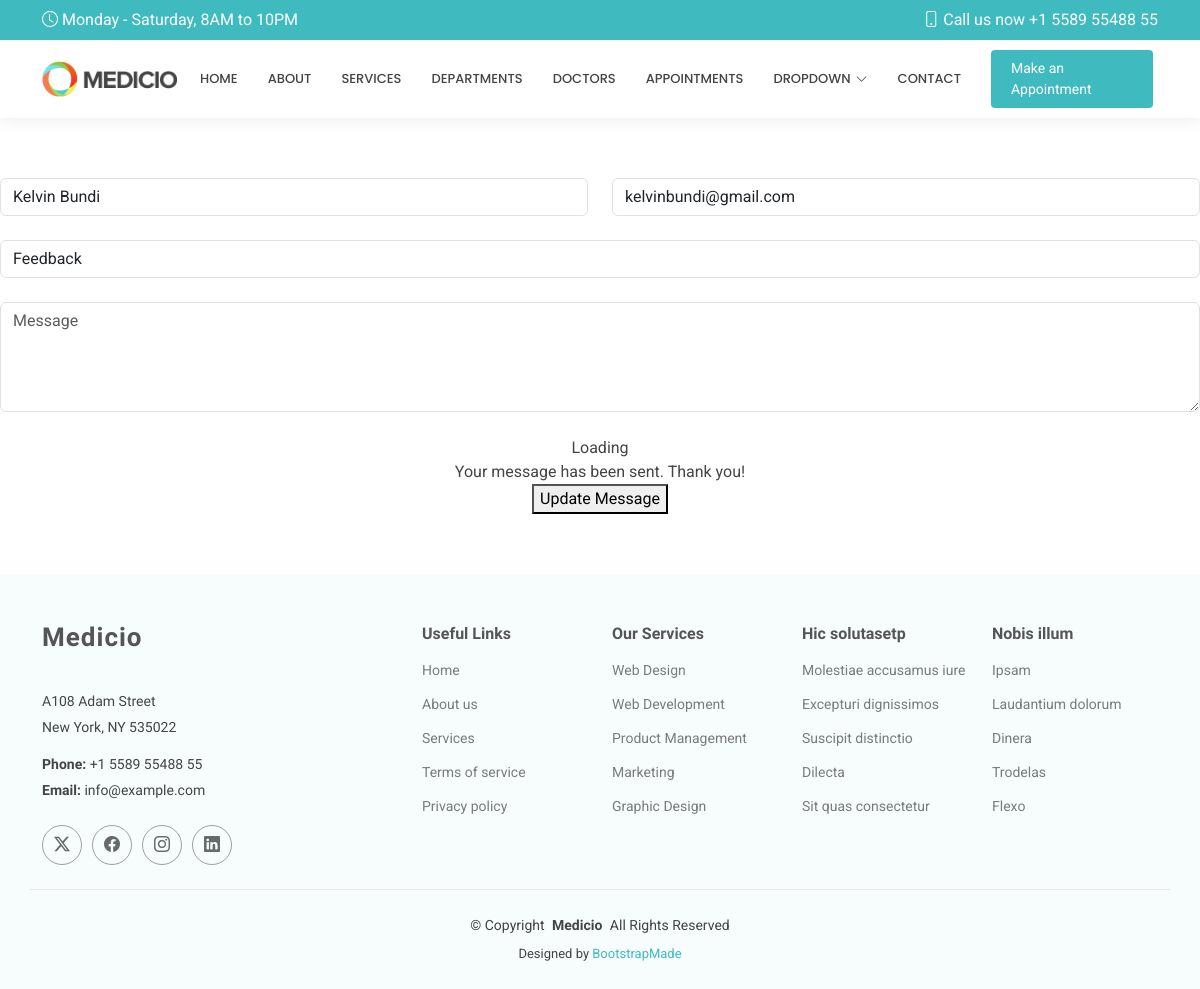
Page /editcontacts/1 on the committed database.
### myapp/models.py (models this page shows, shortened)
class Contacts(models.Model):
    name = models.CharField(max_length=100)
    email = models.EmailField()
    subject = models.CharField(max_length=50)
    message = models.TextField()

### myapp/views.py (the view)
# urls.py: path('editcontacts/<int:id>', views.editcontacts, name='editcontacts'),
def editcontacts(request,id):
    editcontact = Contacts.objects.get(id=id)
    return render(request, 'editcontacts.html', {"contact":editcontact})

### templates/editcontacts.html (shortened to what this page needs)
{% extends 'starter-page.html' %}
{% load static %}
{% block body %}
<form method="POST" action="/updatecontacts/{{ contact.id }}">
              <div class="row gy-4">
                <div class="col-md-6">
                  <input type="text" name="name" value="{{ contact.name }}" class="form-control" placeholder="Your Name" required="">
                </div>
                <div class="col-md-6 ">
                  <input type="email" class="form-control" name="email" value="{{ contact.email }}" placeholder="Your Email" required="">
                </div>
                <div class="col-md-12">
                  <input type="text" class="form-control" name="subject" value="{{ contact.subject }}" placeholder="Subject" required="">
                </div>
                <div class="col-md-12">
                  <textarea class="form-control" name="message" value="{{ contact.message }}" rows="4" placeholder="Message" required=""></textarea>
                </div>
                <div class="col-md-12 text-center">
                  <div class="loading">Loading</div>
                  <div class="sent-message">Your message has been sent. Thank you!</div>
                  <button type="submit">Update Message</button>
                </div>
              </div>
            </form>
{% endblock %}

### static/assets/css/main.css (style rules this page uses)
:root { --default-font: "Roboto", system-ui, -apple-system, "Segoe UI", Roboto, "Helvetica Neue", Arial, "Noto Sans", "Liberation Sans", sans-serif, "Apple Color Emoji", "Segoe UI Emoji", "Segoe UI Symbol", "Noto Color Emoji"; --heading-font: "Raleway", sans-serif; --nav-font: "Poppins", sans-serif; }
:root { --background-color: #ffffff; --default-color: #444444; --heading-color: #555555; --accent-color: #3fbbc0; --surface-color: #ffffff; --contrast-color: #ffffff; }
:root { --nav-color: #444444; --nav-hover-color: #3fbbc0; --nav-mobile-background-color: #ffffff; --nav-dropdown-background-color: #ffffff; --nav-dropdown-color: #444444; --nav-dropdown-hover-color: #3fbbc0; }
:root { scroll-behavior: smooth; }
body { color: var(--default-color); background-color: var(--background-color); font-family: var(--default-font); }

### rows in the picture
Contacts: name "Kelvin Bundi", email "kelvinbundi@gmail.com", subject "Feedback", message "Message"
